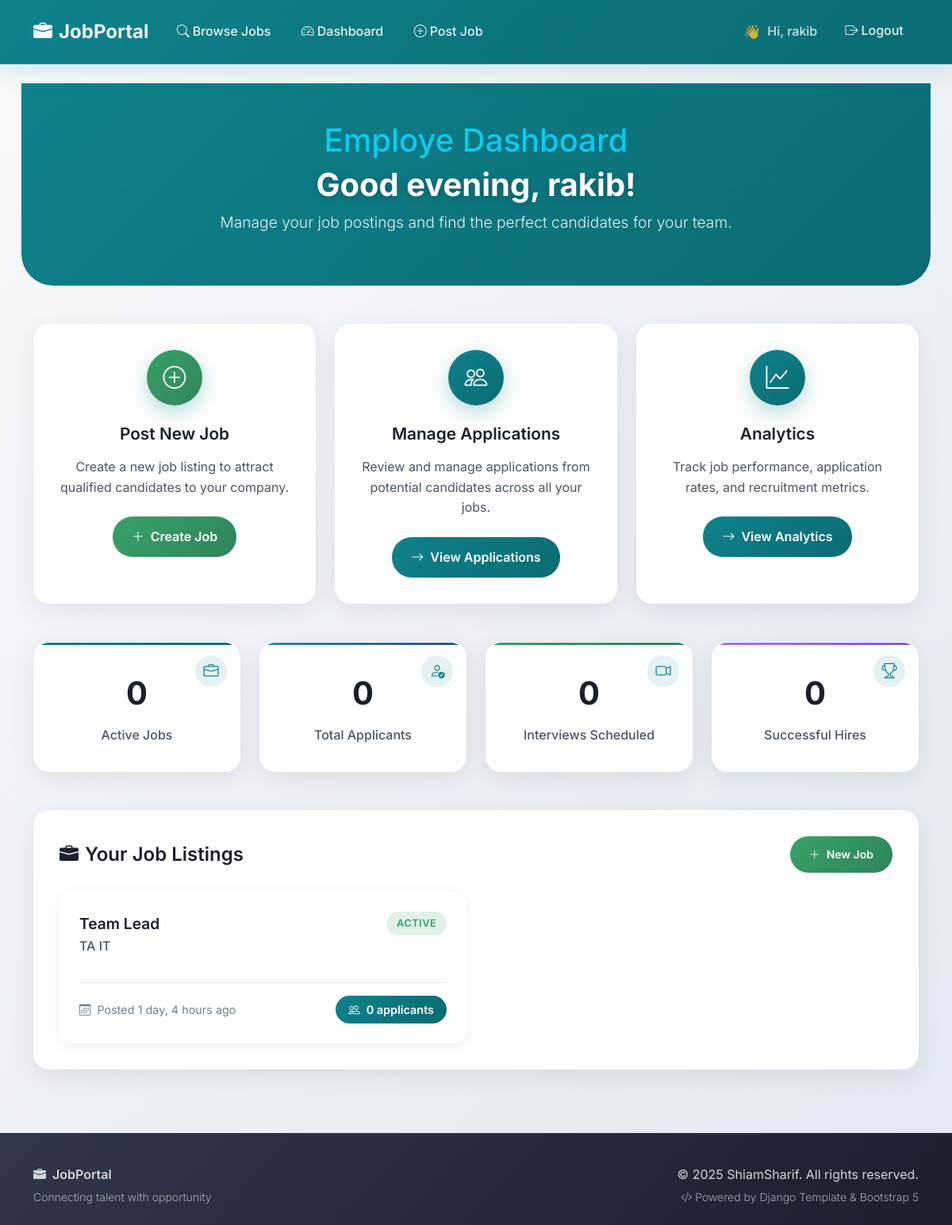
The app's page /employer/dashboard/ (signed in) with its own data.
### jobs/models.py (models this page shows, shortened)
class Job(models.Model):
    title = models.CharField(max_length=255)
    company_name = models.CharField(max_length=255)
    location = models.CharField(max_length=255)
    description = models.TextField()
    posted_by = models.ForeignKey(User, on_delete=models.CASCADE, related_name="jobs")
    created_at = models.DateTimeField(auto_now_add=True)

### jobs/views.py (the view)
# urls.py: path("employer/dashboard/", views.employer_dashboard, name="employer_dashboard"),
@login_required
def employer_dashboard(request):
    if request.user.profile.role != "EMPLOYER":
        return redirect("applicant_dashboard")
    jobs = Job.objects.filter(posted_by=request.user).order_by("-created_at")
    return render(request, "dashboard_employer.html", {"jobs": jobs})

### templates/dashboard_employer.html (shortened to what this page needs)
{% extends "base.html" %}
{% block content %}
<div class="dashboard-header">
  <div class="container">
    <div class="welcome-content text-center">
      <h1 class="text-info">Employe Dashboard</h1>
      <h1 class="welcome-title">Welcome, {{ user.first_name|default:user.username }}!</h1>
      <p class="welcome-subtitle">Manage your job postings and find the perfect candidates for your team.</p>
    </div>
  </div>
</div>
<div class="quick-actions animate-fade-in">
  <div class="row g-4">
    <div class="col-md-4">
      <div class="action-card">
        <div class="action-icon" style="background: linear-gradient(135deg, #38A169, #2F855A);">
          <i class="bi bi-plus-circle"></i>
        </div>
        <h3 class="action-title">Post New Job</h3>
        <p class="action-description">Create a new job listing to attract qualified candidates to your company.</p>
        <a href="{% url 'job_create' %}" class="action-btn btn-success">
          <i class="bi bi-plus-lg"></i>
          Create Job
        </a>
      </div>
    </div>
    <div class="col-md-4">
      <div class="action-card">
        <div class="action-icon">
          <i class="bi bi-people"></i>
        </div>
        <h3 class="action-title">Manage Applications</h3>
        <p class="action-description">Review and manage applications from potential candidates across all your jobs.</p>
        <a href="#" class="action-btn">
          <i class="bi bi-arrow-right"></i>
          View Applications
        </a>
      </div>
    </div>
    <div class="col-md-4">
      <div class="action-card">
        <div class="action-icon">
          <i class="bi bi-graph-up"></i>
        </div>
        <h3 class="action-title">Analytics</h3>
        <p class="action-description">Track job performance, application rates, and recruitment metrics.</p>
        <a href="#" class="action-btn">
          <i class="bi bi-arrow-right"></i>
          View Analytics
        </a>
      </div>
    </div>
  </div>
</div>
<div class="stats-grid animate-fade-in">
  <div class="stat-card active-jobs">
    <div class="stat-icon">
      <i class="bi bi-briefcase"></i>
    </div>
    <span class="stat-number" data-target="{{ jobs|length }}">0</span>
    <div class="stat-label">Active Jobs</div>
  </div>
  <div class="stat-card total-applicants">
    <div class="stat-icon">
      <i class="bi bi-person-check"></i>
    </div>
    <span class="stat-number" data-target="47">0</span>
    <div class="stat-label">Total Applicants</div>
  </div>
  <div class="stat-card interviews">
    <div class="stat-icon">
      <i class="bi bi-camera-video"></i>
    </div>
    <span class="stat-number" data-target="12">0</span>
    <div class="stat-label">Interviews Scheduled</div>
  </div>
  <div class="stat-card hired">
    <div class="stat-icon">
      <i class="bi bi-trophy"></i>
    </div>
    <span class="stat-number" data-target="8">0</span>
    <div class="stat-label">Successful Hires</div>
  </div>
</div>
<div class="jobs-section animate-fade-in">
  <div class="section-title">
    <div class="section-title-left">
      <i class="bi bi-briefcase-fill"></i>
      Your Job Listings
    </div>
    <a href="{% url 'job_create' %}" class="btn btn-sm action-btn btn-success">
      <i class="bi bi-plus-lg"></i>
      New Job
    </a>
  </div>
  {% if jobs %}
  <div class="jobs-grid">
    {% for job in jobs %}
    <div class="job-card">
      <div class="job-header">
        <div class="flex-grow-1">
          <a href="{% url 'job_detail' job.pk %}" class="job-title">{{ job.title }}</a>
          <div class="job-company">{{ job.company_name }}</div>
        </div>
        <div class="job-status active">Active</div>
      </div>
      <div class="job-meta">
        <div class="job-date">
          <i class="bi bi-calendar3 me-1"></i>
          Posted {{ job.created_at|timesince }} ago
        </div>
        <a href="{% url 'job_applicants' job.pk %}" class="applicants-count">
          <i class="bi bi-people"></i>
          {{ job.applications.count }} applicant{{ job.applications.count|pluralize }}
        </a>
      </div>
    </div>
    {% endfor %}
  </div>
  {% endif %}
</div>
{% endblock %}

### templates/base.html (shortened to what this page needs)
{% load static %}
<!doctype html>
<html lang="en">
<head>
  <link href="https://cdn.jsdelivr.net/npm/bootstrap@5.3.3/dist/css/bootstrap.min.css" rel="stylesheet">
  <link href="https://cdn.jsdelivr.net/npm/bootstrap-icons@1.11.0/font/bootstrap-icons.css" rel="stylesheet">
</head>
<body>
  <nav class="navbar navbar-expand-lg navbar-dark sticky-top">
    <div class="container">
      <a class="navbar-brand fw-bold" href="{% url 'home' %}">
        <i class="bi bi-briefcase-fill me-2"></i>JobPortal
      </a>
      <div class="collapse navbar-collapse" id="navbarNav">
        <ul class="navbar-nav me-auto">
          <li class="nav-item">
            <a class="nav-link" href="{% url 'job_list' %}">
              <i class="bi bi-search me-1"></i>Browse Jobs
            </a>
          </li>
          {% if user.is_authenticated %}
            {% if user.profile.role == "EMPLOYER" %}
              <li class="nav-item">
                <a class="nav-link" href="{% url 'employer_dashboard' %}">
                  <i class="bi bi-speedometer2 me-1"></i>Dashboard
                </a>
              </li>
              <li class="nav-item">
                <a class="nav-link" href="{% url 'job_create' %}">
                  <i class="bi bi-plus-circle me-1"></i>Post Job
                </a>
              </li>
            {% endif %}
          {% endif %}
        </ul>
        <ul class="navbar-nav">
          {% if user.is_authenticated %}
            <li class="nav-item">
              <span class="navbar-text me-3">Hi, {{ user.username }}</span>
            </li>
            <li class="nav-item">
              <a class="nav-link" href="{% url 'logout' %}">
                <i class="bi bi-box-arrow-right me-1"></i>Logout
              </a>
            </li>
          {% endif %}
        </ul>
      </div>
    </div>
  </nav>
  <main class="container mt-4">
    {% block content %}{% endblock %}
  </main>
  <footer class="footer mt-auto">
    <div class="container">
      <div class="row align-items-center">
        <div class="col-md-6 text-center text-md-start">
          <p class="mb-1 fw-semibold">
            <i class="bi bi-briefcase-fill me-2"></i>JobPortal
          </p>
          <p class="small mb-0">Connecting talent with opportunity</p>
        </div>
        <div class="col-md-6 text-center text-md-end">
          <p class="mb-1">&copy; 2025 ShiamSharif. All rights reserved.</p>
          <p class="small mb-0">
            <i class="bi bi-code-slash me-1"></i>Powered by Django Template & Bootstrap 5
          </p>
        </div>
      </div>
    </div>
  </footer>
</body>
</html>

### templates/base.html (style rules this page uses)
:root { --primary-color: #0F828C; --primary-dark: #0A6B73; --primary-light: #E6F7F8; --secondary-color: #2D3748; --accent-color: #F7FAFC; --success-color: #38A169; --warning-color: #D69E2E; --danger-color: #E53E3E; --text-dark: #1A202C; --text-light: #718096; --border-color: #E2E8F0; }
* { box-sizing: border-box; }
body { font-family: 'Inter', -apple-system, BlinkMacSystemFont, 'Segoe UI', Roboto, sans-serif; background: linear-gradient(135deg, #f8fafc 0%, #e2e8f0 100%); color: var(--text-dark); line-height: 1.6; font-weight: 400; min-height: 100vh; display: flex; flex-direction: column; }
.navbar { background: linear-gradient(135deg, var(--primary-color) 0%, var(--primary-dark) 100%) !important; backdrop-filter: blur(10px); box-shadow: 0 8px 32px rgba(15, 130, 140, 0.15); border-bottom: 1px solid rgba(255, 255, 255, 0.1); padding: 1rem 0; transition: all 0.3s ease; }
.navbar-brand { font-weight: 700 !important; font-size: 1.5rem !important; color: white !important; text-decoration: none; background: linear-gradient(45deg, #ffffff, #e2e8f0); -webkit-background-clip: text; -webkit-text-fill-color: transparent; background-clip: text; transition: all 0.3s ease; }
.nav-link { color: rgba(255, 255, 255, 0.9) !important; font-weight: 500; padding: 0.5rem 1rem !important; border-radius: 8px; transition: all 0.3s ease; position: relative; margin: 0 0.2rem; }
.nav-link::before { content: ''; position: absolute; bottom: 0; left: 50%; width: 0; height: 2px; background: linear-gradient(45deg, #ffffff, #e2e8f0); transition: all 0.3s ease; transform: translateX(-50%); }
.navbar-text { color: rgba(255, 255, 255, 0.8) !important; font-weight: 500; display: flex; align-items: center; gap: 0.5rem; }
.navbar-text::before { content: '👋'; font-size: 1.1rem; }
main { flex: 1; padding: 2rem 0; }
.footer { background: linear-gradient(135deg, var(--secondary-color) 0%, #1A202C 100%); color: rgba(255, 255, 255, 0.8); padding: 2.5rem 0 1.5rem; margin-top: auto; position: relative; overflow: hidden; }
.footer::before { content: ''; position: absolute; top: 0; left: 0; right: 0; height: 1px; background: linear-gradient(90deg, transparent, rgba(15, 130, 140, 0.5), transparent); }
.footer p { margin-bottom: 0.5rem; transition: all 0.3s ease; }
.footer .small { color: rgba(255, 255, 255, 0.6); font-weight: 300; }
main { animation: fadeIn 0.6s ease; }
.btn, .card, .form-control, .form-select { transition: all 0.3s ease; }
.container { position: relative; }

### records on screen
Job: title "Team Lead", company_name "TA IT", created_at "1 day, 4 hours", applications.count "0"

### other values on screen
{{ user.username }} "rakib"
